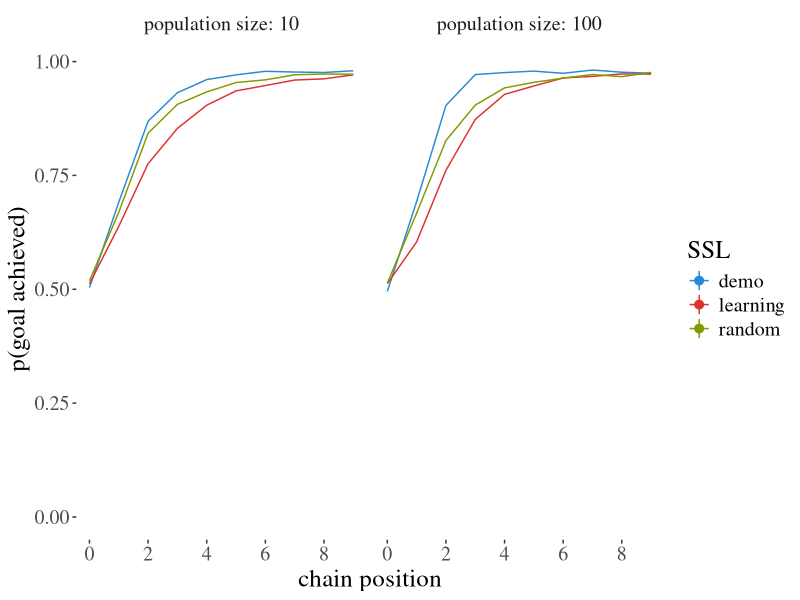
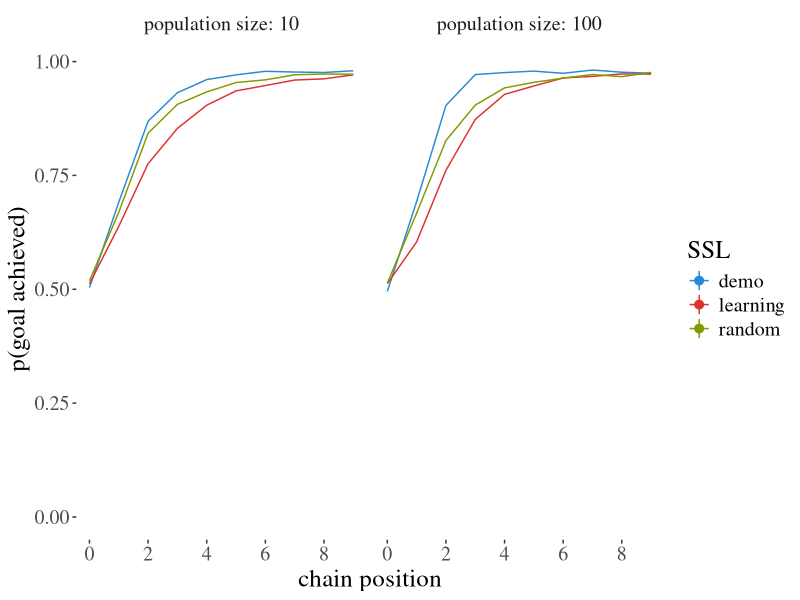

Here is the R script that generated these plots, in order:
## ---- chunk 1
library(tidyverse)
library(here)
library(ggthemes)
library(scales)
## ---- chunk 2
df = read_csv(here("data/ssl_scores.csv"))
## ---- chunk 3
df |>
  filter(channel_capacity == 10) |>
  mutate(
    ssl_setting = ifelse(ssl_setting == "demonstration", "demo", ssl_setting),
    population_size = sprintf("population size: %s", population_size)
    ) %>%
  ggplot(
    data = .,
    mapping = aes(x = generation, y = score, color = ssl_setting)
  ) +
  facet_wrap(~ population_size) + 
  stat_summary(fun = mean, geom = "line") +
  stat_summary(fun.data = mean_cl_boot, geom="pointrange") +
  # scale_x_continuous(breaks = 0:max(df$chain_pos)) +
  scale_y_continuous(limits=c(0,1)) +
  scale_x_continuous(breaks=pretty_breaks()) +
  labs(
    x = "chain position",
    y = "p(goal achieved)",
    color = "SSL"
  ) +
  theme_tufte() +
  theme(text = element_text(size=18)) +
  scale_color_solarized()
  
ggsave(here("figures/ssl_scores.pdf"), bg="white")
